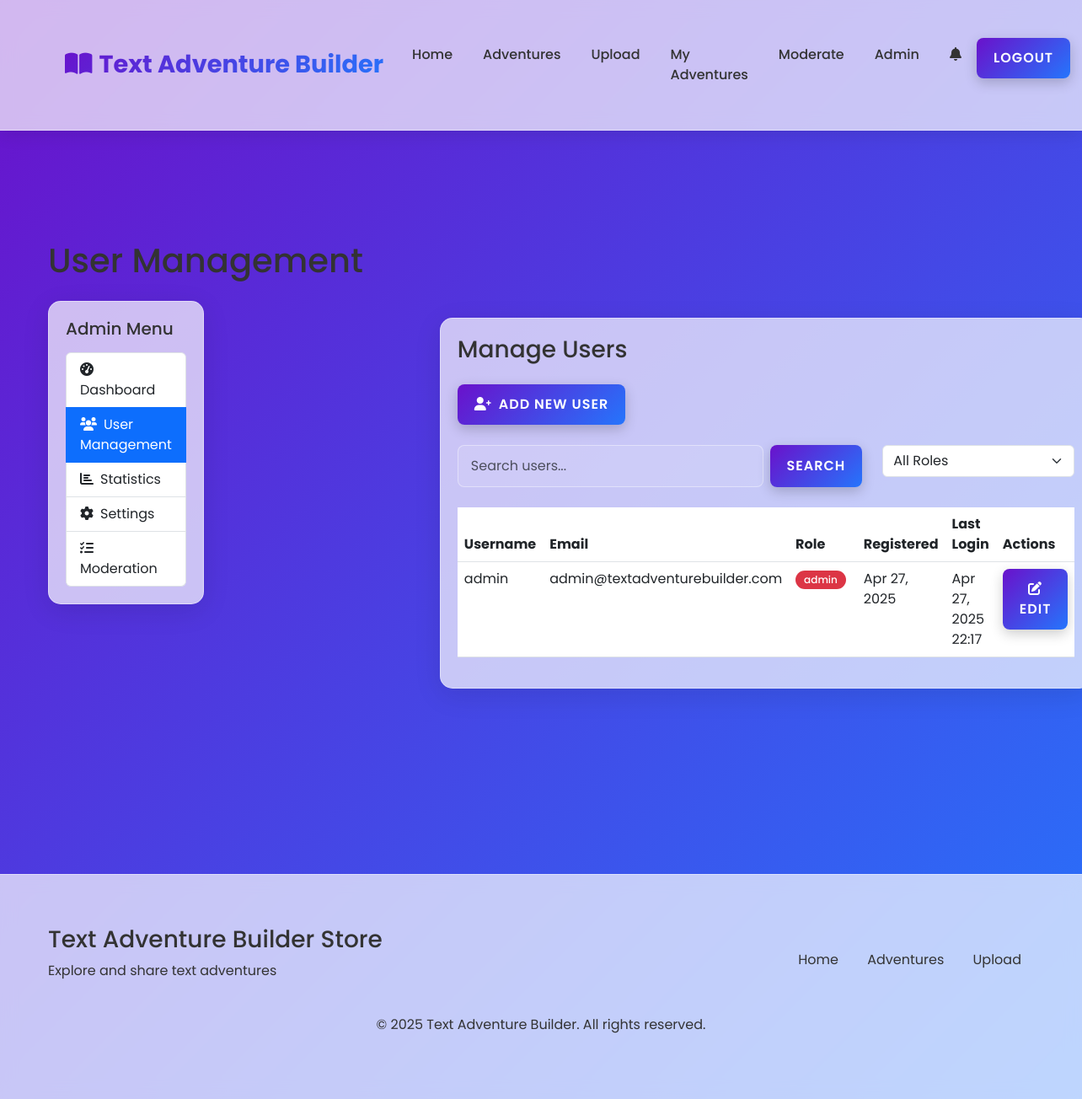
/admin/users (signed in), run on an earlier commit of the app's database.
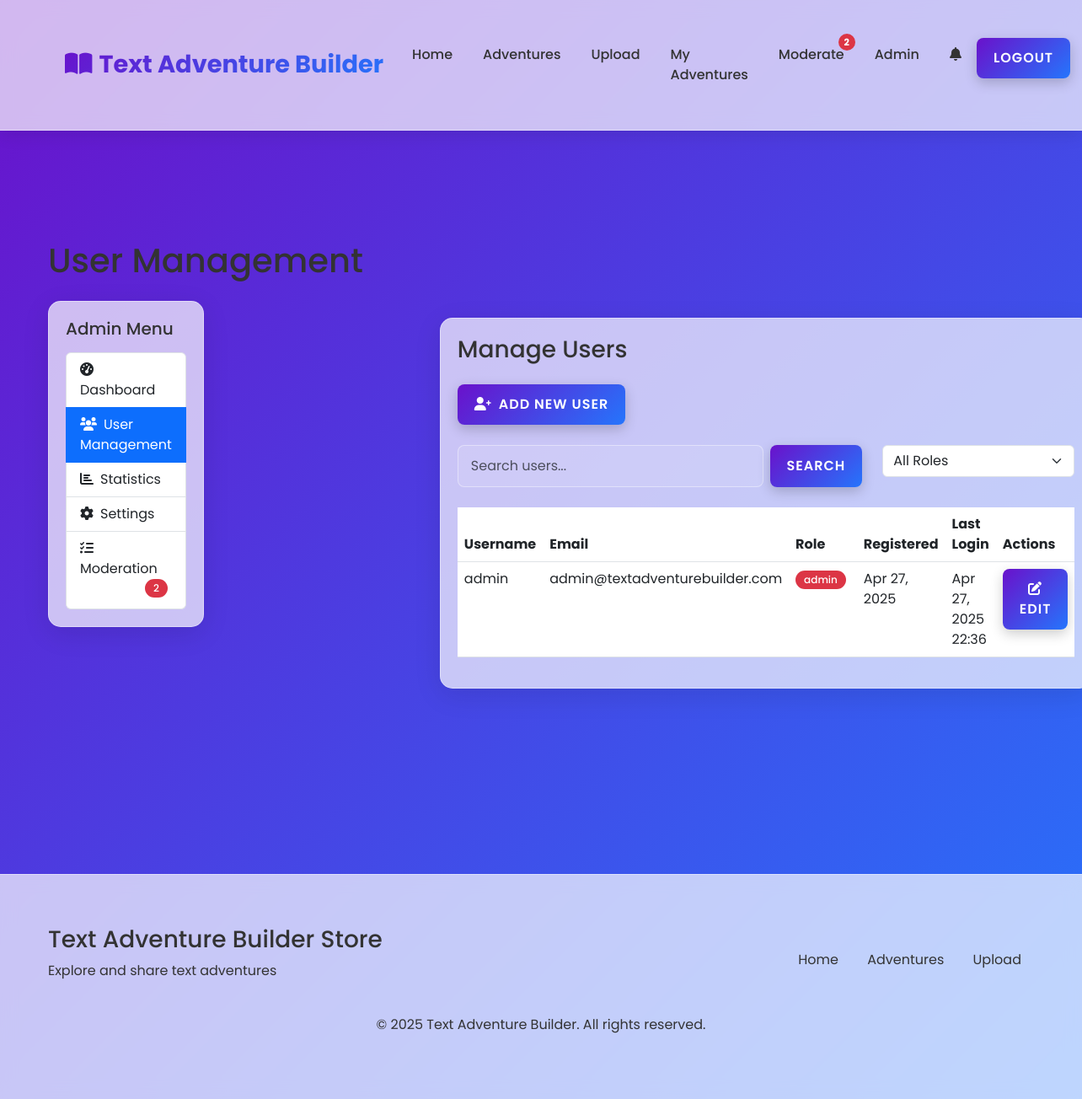
And on a later commit of the database.
### tables this page shows
CREATE TABLE users (
    id INTEGER PRIMARY KEY AUTOINCREMENT,
    username TEXT UNIQUE NOT NULL,
    email TEXT UNIQUE NOT NULL,
    password TEXT NOT NULL,
    role TEXT NOT NULL,
    created_at TIMESTAMP DEFAULT CURRENT_TIMESTAMP,
    last_login TIMESTAMP
);

### app.py (the view)
@app.route('/admin/users')
@admin_required
def admin_users():
    conn = get_db_connection()
    users = conn.execute('''
        SELECT id, username, email, role, created_at, last_login
        FROM users
        ORDER BY created_at DESC
    ''').fetchall()
    processed_users = []
    for user_row in users:
        user_dict = dict(user_row) # Convert Row object to dictionary
        user_dict['created_at'] = parse_datetime(user_dict['created_at'])
        user_dict['last_login'] = parse_datetime(user_dict['last_login'])
        processed_users.append(user_dict)
    conn.close()
    return render_template('admin/users.html', users=processed_users)

### app.py (called while the page is built)
def get_db_connection():
    conn = sqlite3.connect(app.config['DATABASE'])
    conn.row_factory = sqlite3.Row
    return conn

def parse_datetime(date_string):
    if not date_string:
        return None
    try:
        return datetime.datetime.strptime(date_string, '%Y-%m-%d %H:%M:%S.%f')
    except ValueError:
        try:
            return datetime.datetime.strptime(date_string, '%Y-%m-%d %H:%M:%S')
        except (ValueError, TypeError):
            app.logger.warning(f"Could not parse date string: {date_string}. Returning as is.")
            return date_string # Return original string if parsing fails completely

def get_site_settings():
    conn = get_db_connection()
    settings = {}
    for row in conn.execute('SELECT setting_name, setting_value FROM site_settings').fetchall():
        settings[row['setting_name']] = row['setting_value']
    conn.close()
    return settings

@app.context_processor
def inject_settings():
    settings = get_site_settings()
    pending_count = get_pending_moderation_count()
    return dict(settings=settings, pending_moderation_count=pending_count)

### templates/admin/users.html (shortened to what the changed rows need)
{% extends 'base.html' %}
{% block content %}
<section class="mt-4 fade-in">
    <h1 class="mb-4">User Management</h1>
    <div class="admin-container">
        <div class="admin-sidebar">
            <div class="glass-panel">
                <ul class="list-group">
                    <a href="{{ url_for('moderate') }}" class="list-group-item list-group-item-action">
                        <i class="fas fa-tasks me-2"></i>Moderation
                        {% if pending_moderation_count > 0 %}
                            <span class="badge bg-danger float-end">{{ pending_moderation_count }}</span>
                        {% endif %}
                    </a>
                </ul>
            </div>
        </div>
        <div class="admin-content">
            <div class="glass-panel">
                <div class="table-responsive">
                    <table class="table">
                        <thead>
                            <tr>
                                <th>Username</th>
                                <th>Email</th>
                                <th>Role</th>
                                <th>Registered</th>
                                <th>Last Login</th>
                                <th>Actions</th>
                            </tr>
                        </thead>
                        <tbody>
                            {% for user in users %}
                                <tr>
                                    <td>{{ user.username }}</td>
                                    <td>{{ user.email }}</td>
                                    <td>
                                        <span class="badge {% if user.role == 'admin' %}bg-danger{% elif user.role == 'moderator' %}bg-warning{% else %}bg-info{% endif %}">
                                            {{ user.role }}
                                        </span>
                                    </td>
                                    <td>{{ user.created_at.strftime('%b %d, %Y') }}</td>
                                    <td>{{ user.last_login.strftime('%b %d, %Y %H:%M') if user.last_login else 'Never' }}</td>
                                    <td>
                                        <button class="btn-3d btn-sm" data-bs-toggle="modal" data-bs-target="#editUserModal{{ user.id }}">
                                            <i class="fas fa-edit"></i> Edit
                                        </button>
                                    </td>
                                </tr>
                            {% endfor %}
                        </tbody>
                    </table>
                </div>
            </div>
        </div>
    </div>
</section>
{% endblock %}

What changed in the data, as far as the page shows it:
changed users "admin": last_login "Apr 27, 2025 22:17" → "Apr 27, 2025 22:36"
Also different on the page:
{{ pending_moderation_count }}: (not shown) → "2"
